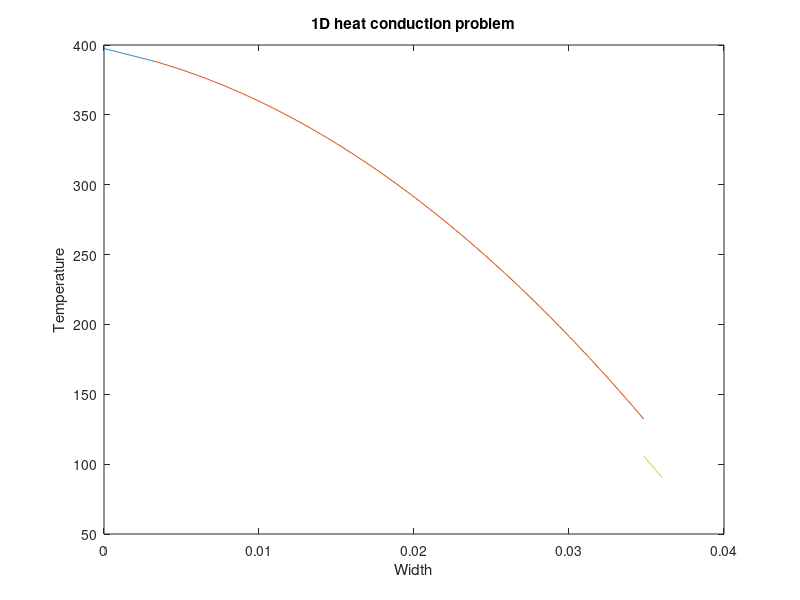

Source code (MATLAB):
function F=analy2
% Solves analytically the heat conduction equation in 1-D x-geometry
% with T gap.

% clear the console screen
clc; close all;
% load the data structure with info pertaining to the physical problem
global dat
dat.k{1}=@(x) 18;
dat.k{2}=@(x) 16;
dat.k{3}=@(x) 16;
dat.esrc=5000000;
dat.hgap=15764;
dat.hcv=20000;
dat.width=[0.003175 0.034823 0.036];
bc.left.type=1; %0=neumann, 1=robin, 2=dirichlet
bc.left.C=400; % (that data is C in: kdu/dn=C // u+k/hcv*du/dn =C // u=C)
bc.rite.type=1;
bc.rite.C=80;
dat.bc=bc; clear bc;

verif_hc_eq;

return
end

%%%%%%%%%%%%%%%%%%%%%%%%%%%%%%%%%%%%%
function verif_hc_eq
global dat

k1=dat.k{1}; 
k2=dat.k{2}; 
k3=dat.k{3}; 
src=dat.esrc;
hgap=dat.hgap; hcv=dat.hcv; L=dat.width; 

% general form of the solution:
% Zone 1 : T1 = B1*x + E1
% dT1/dx= B1
% Zone 2 : T2 = -q/(2*k2)*(x.^2) + B2*x + E2 = Y2*(x.^2) + B2*x + E2
% dT2/dx= -q/k2*x + B2 = Y1*x + B2
% Zone 3 : T3 = B3*x + E3
% dT3/dx= B3

% definition of 2 coefficients
Y1=-src/k2(0);
Y2=-src/(2*k2(0));

switch dat.bc.left.type
    case 0 % Neumann
        % k1*du1/dn=C on the left becomes: -k1*du1/dx=C 
        % <==> -k1*B1=C <==> B1=-C/k1
        mat(1,1:6) =[1,0,0,0,0,0];
        b(1) = -dat.bc.left.C / k1(0);
    case 1 % Robin
        % u1+k1/hcv*du1/dn =C on the left becomes: u1-k1/hcv*du1/dx =C
        % <==> -k1/hcv*B1+E1=C
        mat(1,1:6) =[-k1(0)/hcv,1,0,0,0,0];
        b(1) = dat.bc.left.C;
    case 2 % Dirichlet
        % u1=C <==> E1=C
        mat(1,1:6) =[0,1,0,0,0,0];
        b(1) = dat.bc.left.C;
end
switch dat.bc.rite.type
    case 0 % Neumann
        % k3*du3/dn=C on the right becomes: k3*du3/dx=C 
        % <==> k3*B3=C <==> B3=C/k3
        mat(6,1:6) =[0,0,0,0,1,0];
        b(6) = dat.bc.rite.C / k3(0);
    case 1 % Robin
        % u3+k3/hcv*du3/dn =C on the right becomes: u3+k3/hcv*du3/dx =C
        % <==> (L3+k3/hcv)B3+E3=C
        mat(6,1:6) =[0,0,0,0,L(3)+k3(0)/hcv,1];
        b(6) = dat.bc.rite.C;
    case 2 % Dirichlet
        % u3=C <==> B3*L+E3=C
        mat(6,1:6) =[0,0,0,0,L(3),1];
        b(6) = dat.bc.rite.C;
end

% fixed conditions
% continuity of T and flux between zone 1 and zone 2 (interface L1)
% T1(L1)=T2(L1) <==> B1*L1+E1=Y2*(L1^2)+B2*L1+E2
% <==> B1*L1+E1-B2*L1-E2=Y2*(L1^2)
mat(2,1:6) =[L(1),1,-L(1),-1,0,0];
b(2) =Y2*L(1)*L(1);
% phi1(L1)=phi2(L1) <==> k1*B1=k2*(Y1*L1+B2)
% <==> (k1/k2)*B1-B2=Y1*L1
mat(3,1:6) =[k1(0)/k2(0),0,-1,0,0,0];
b(3) =Y1*L(1);

% discontinuity of T between zone 2 and zone 3 (interface L2)
% T2(L2)=Y2*(L2^2)+B2*L2+E2
% T3(L2)=B3*L2+E3
% Tg=(T2(L2)+T3(L2))/2
% -k2*dT2/dx=hgap(T2(L2)-Tg)
% <==> -k2(-q/k2*L2+B2)=hgap(T2(L2)-T3(L2))/2
% <==> (2k2+L2*hgap)B2+hgap*E2-L2*hgap*B3-hgap*E3=-hgap*Y2*(L2^2)+2*q*L2
mat(4,1:6) =[0,0,2*k2(0)+L(2)*hgap,hgap,-L(2)*hgap,-hgap];
b(4) =-hgap*Y2*L(2)*L(2)+2*src*L(2);
% -k3*dT3/dx=hgap(Tg-T3(L2))
% <==> -k3*B3=hgap(T2(L2)-T3(L2))/2
% <==> L2*hgap*B2+hgap*E2+(2k3-L2*hgap)*B3-hgap*E3=-hgap*Y2*(L2^2)
mat(5,1:6) =[0,0,L(2)*hgap,hgap,2*k3(0)-L(2)*hgap,-hgap];
b(5) =-hgap*Y2*L(2)*L(2);

% get coefficient for the analytical solution
a=mat\b';
x1=linspace(0,L(1));
x2=linspace(L(1),L(2));
x3=linspace(L(2),L(3));
y1=a(1)*x1+a(2);
y2=Y2*(x2.^2)+a(3)*x2+a(4);
y3=a(5)*x3+a(6);

plot(x1,y1,x2,y2,x3,y3); hold all;
title('1D heat conduction problem')
xlabel('Width')
ylabel('Temperature')

return
end